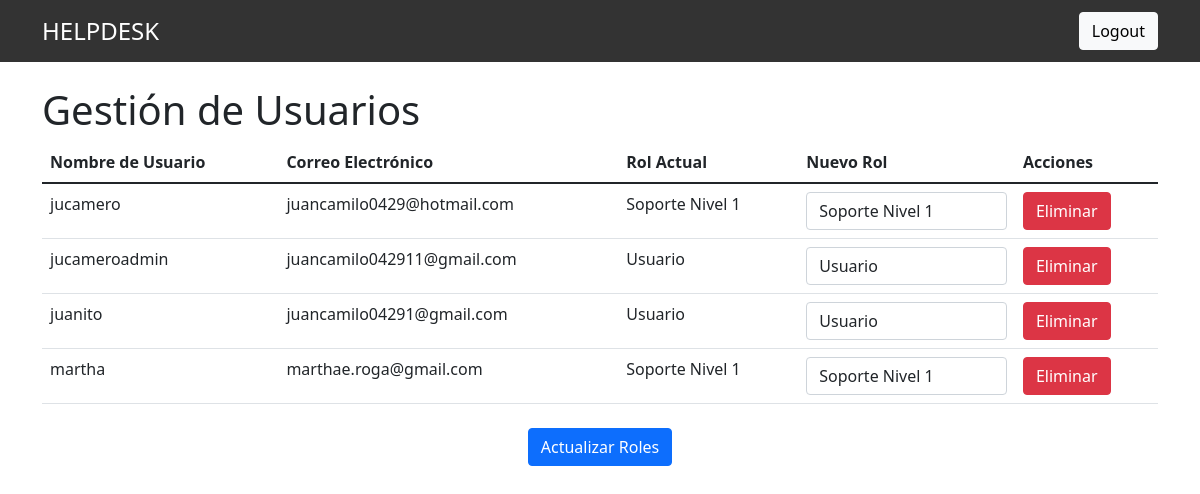
The page /admin_user/ (signed in) on the database as committed earlier.
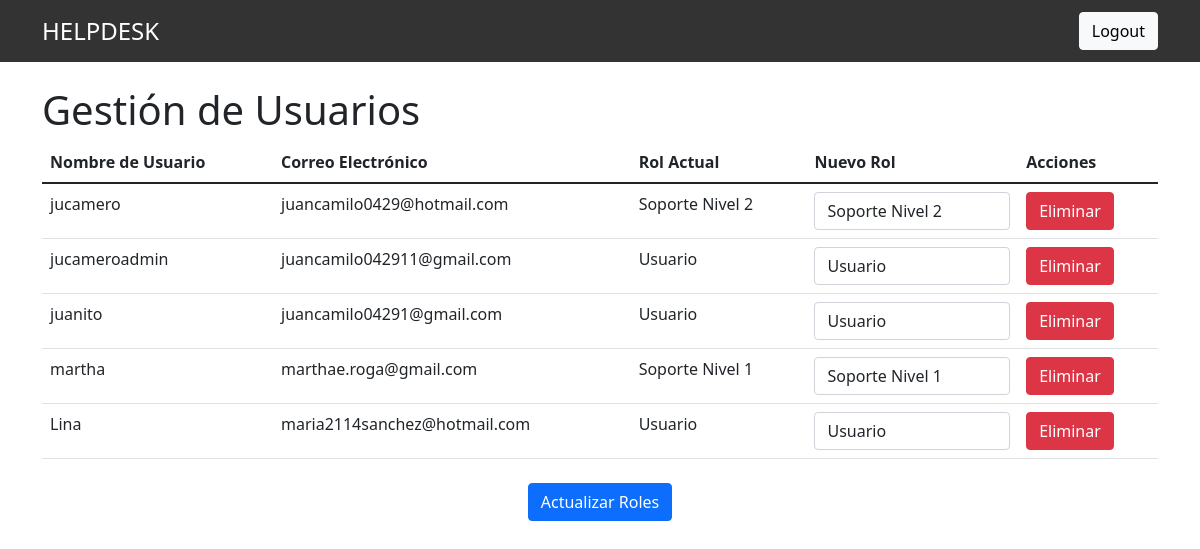
The same page on the database as committed later.
### tickets/models.py (models this page shows, shortened)
class CustomUser(AbstractUser):
    ROLE_CHOICES = [
        ('user', 'Usuario'),
        ('support1', 'Soporte Nivel 1'),
        ('support2', 'Soporte Nivel 2'),
    ]
    role = models.CharField(max_length=10, choices=ROLE_CHOICES, default='user')

### tickets/views/admin_user.py (the view, shortened to what this page needs)
# urls.py: path('admin_user/', admin_user, name='admin_user')
@login_required
@user_passes_test(lambda u: u.is_superuser)
def admin_user(request):
    users = User.objects.all()
    roles = User.ROLE_CHOICES  # Pasa las opciones de rol al template
    return render(request, 'tickets/admin_user.html', {'users': users, 'roles': roles})

### tickets/templates/tickets/admin_user.html (shortened to what this page needs)
<!DOCTYPE html>
<html lang="es">
<head>
    <link href="https://cdn.jsdelivr.net/npm/bootstrap@5.1.3/dist/css/bootstrap.min.css" rel="stylesheet">
</head>
<body>
    <nav class="navbar navbar-expand-lg navbar-dark">
        <div class="container">
            <span class="navbar-brand font-weight-bold" style="font-size: 24px;">HELPDESK</span>
            <div class="ml-auto">
                <a href="{% url 'logout' %}" class="btn btn-light">Logout</a>
            </div>
        </div>
    </nav>
    <div class="container mt-4">
        <h1>Gestión de Usuarios</h1>
        <form method="POST">
            <table class="table">
                <thead>
                    <tr>
                        <th>Nombre de Usuario</th>
                        <th>Correo Electrónico</th>
                        <th>Rol Actual</th>
                        <th>Nuevo Rol</th>
                        <th>Acciones</th>
                    </tr>
                </thead>
                <tbody>
                    {% for user in users %}
                    <tr>
                        <td>{{ user.username }}</td>
                        <td>{{ user.email }}</td>
                        <td>{{ user.get_role_display }}</td>
                        <td>
                            <select name="role_{{ user.id }}" class="form-control">
                                {% for value, display in roles %}
                                <option value="{{ value }}" {% if user.role == value %}selected{% endif %}>{{ display }}</option>
                                {% endfor %}
                            </select>
                        </td>
                        <td>
                            <button type="button" class="btn btn-danger" data-bs-toggle="modal" data-bs-target="#confirmDeleteModal" onclick="setUserId('{{ user.id }}')">
                                Eliminar
                            </button>
                        </td>
                    </tr>
                    {% endfor %}
                </tbody>
            </table>
            <div class="text-center mt-4">
                <button type="submit" class="btn btn-primary">Actualizar Roles</button>
            </div>
        </form>
    </div>
</body>
</html>

Rows that differ between the two databases and show on the page:
changed CustomUser "jucamero": role "Soporte Nivel 1" → "Soporte Nivel 2"; role+id "Soporte Nivel 1" → "Soporte Nivel 2"
added CustomUser: username "Lina", email "maria2114sanchez@hotmail.com", role "Usuario", role+id "Usuario"
